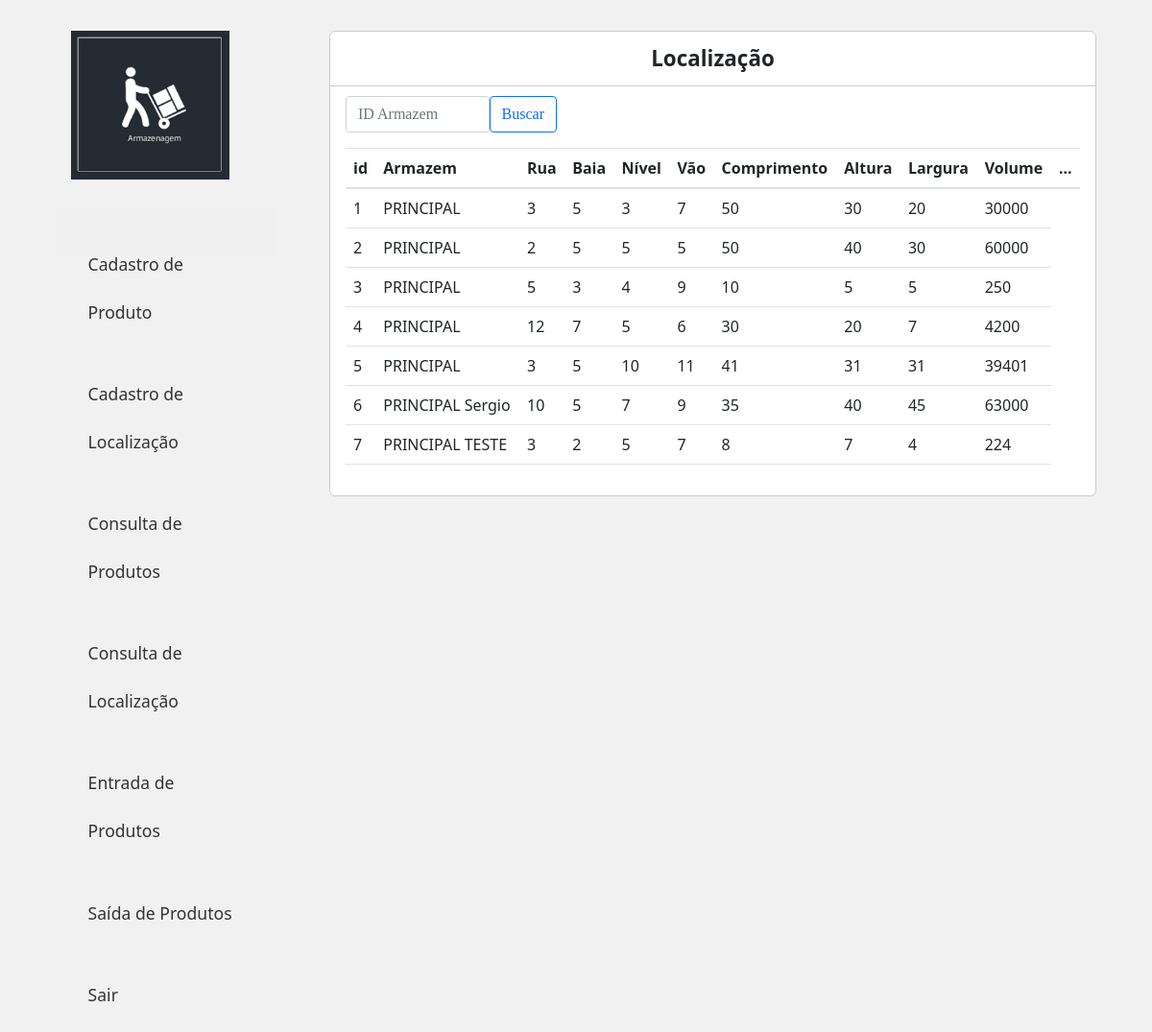
/Stoq/armazem.php, run on the app's committed database.
### tables this page shows
CREATE TABLE `tbdcadloc` (
  `id_armazem` int(11) NOT NULL,
  `nm_armazem` varchar(50) NOT NULL,
  `rua_armazem` varchar(20) NOT NULL,
  `baia_armazem` varchar(20) NOT NULL,
  `nv_armazem` varchar(20) NOT NULL,
  `vao_armazem` int(11) NOT NULL,
  `comp_armazem` int(50) NOT NULL,
  `alt_armazem` int(50) NOT NULL,
  `larg_armazem` int(50) NOT NULL,
  `volume_armazem` int(11) NOT NULL
);

### Stoq/armazem.php (the view, shortened to what this page needs)
<?php
	require_once 'header.php';
	require_once 'conection.php';
?>
<main class="col-sm-9">
	<div class="principal">
		<div class="titulo">
			Localização
		</div>
		<div class="conteudo">
			<div class="item">
				<form method="POST" action="L_armazem.php">
					<input class="form-control" type="search" style="position: absolute; width: 150px; top: 100px; font-family:'calibri';" name="result" placeholder="ID Armazem"><br><br>
					<button class="btn btn-outline-primary" type="submit" style="position: absolute; right: 590px; top: 100px; font-family:'calibri';" >Buscar</button>
				</form>
				<table class="table">
				  <thead>
				    <tr>
                    <th scope="col">id</th>
				      <th scope="col">Armazem</th>
				      <th scope="col">Rua</th>
				      <th scope="col">Baia</th>
				      <th scope="col">Nível</th>
				      <th scope="col">Vão</th>
                      <th scope="col">Comprimento</th>
					  <th scope="col">Altura</th>
					  <th scope="col">Largura</th>
					  <th scope="col">Volume</th>
				      <th scope="col">...</th>
				    </tr>
				  </thead>
				  <tbody>
				  	<?php
				  		$stmt = $conn->prepare("SELECT * FROM tbdcadloc");
						$stmt->execute();
						$locs = $stmt->fetchAll(PDO::FETCH_ASSOC);
				  		foreach($locs as $loc){
								echo "<tr>";
								echo "<td>" . $loc['id_armazem'] . "</td>";
								echo "<td>" . $loc['nm_armazem'] . "</td>";
								echo "<td>" . $loc['rua_armazem'] . "</td>";
								echo "<td>" . $loc['baia_armazem'] . "</td>";
								echo "<td>" . $loc['nv_armazem'] . "</td>";
                                echo "<td>" . $loc['vao_armazem'] . "</td>";
								echo "<td>" . $loc['comp_armazem'] . "</td>";
								echo "<td>" . $loc['alt_armazem'] . "</td>";
								echo "<td>" . $loc['larg_armazem'] . "</td>";
								echo "<td>" . $loc['volume_armazem'] . "</td>";
							}
				  	?>
				  </tbody>
				</table>
			</div>
		</div>
	</div>
</main>

### Stoq/assets/css/styles.css (style rules this page uses)
body { background: #f1f1f1; }
.principal { margin: 2em 1em; background: #fff; border: 1px solid #ccc; border-radius: .4em; }
.principal .titulo { padding: .5em 1em; font-size: 1.4em; font-weight: bold; border-bottom: 1px solid #ccc; text-align: center; }
.principal .conteudo { padding: 1em; }

### data on the page
tbdcadloc: id_armazem "1", nm_armazem "PRINCIPAL", rua_armazem "3", baia_armazem "5", nv_armazem "3", vao_armazem "7", comp_armazem "50", alt_armazem "30", larg_armazem "20", volume_armazem "30000"
tbdcadloc: id_armazem "2", nm_armazem "PRINCIPAL", rua_armazem "2", baia_armazem "5", nv_armazem "5", vao_armazem "5", comp_armazem "50", alt_armazem "40", larg_armazem "30", volume_armazem "60000"
tbdcadloc: id_armazem "3", nm_armazem "PRINCIPAL", rua_armazem "5", baia_armazem "3", nv_armazem "4", vao_armazem "9", comp_armazem "10", alt_armazem "5", larg_armazem "5", volume_armazem "250"
tbdcadloc: id_armazem "4", nm_armazem "PRINCIPAL", rua_armazem "12", baia_armazem "7", nv_armazem "5", vao_armazem "6", comp_armazem "30", alt_armazem "20", larg_armazem "7", volume_armazem "4200"
tbdcadloc: id_armazem "5", nm_armazem "PRINCIPAL", rua_armazem "3", baia_armazem "5", nv_armazem "10", vao_armazem "11", comp_armazem "41", alt_armazem "31", larg_armazem "31", volume_armazem "39401"
tbdcadloc: id_armazem "6", nm_armazem "PRINCIPAL Sergio", rua_armazem "10", baia_armazem "5", nv_armazem "7", vao_armazem "9", comp_armazem "35", alt_armazem "40", larg_armazem "45", volume_armazem "63000"
tbdcadloc: id_armazem "7", nm_armazem "PRINCIPAL TESTE", rua_armazem "3", baia_armazem "2", nv_armazem "5", vao_armazem "7", comp_armazem "8", alt_armazem "7", larg_armazem "4", volume_armazem "224"
